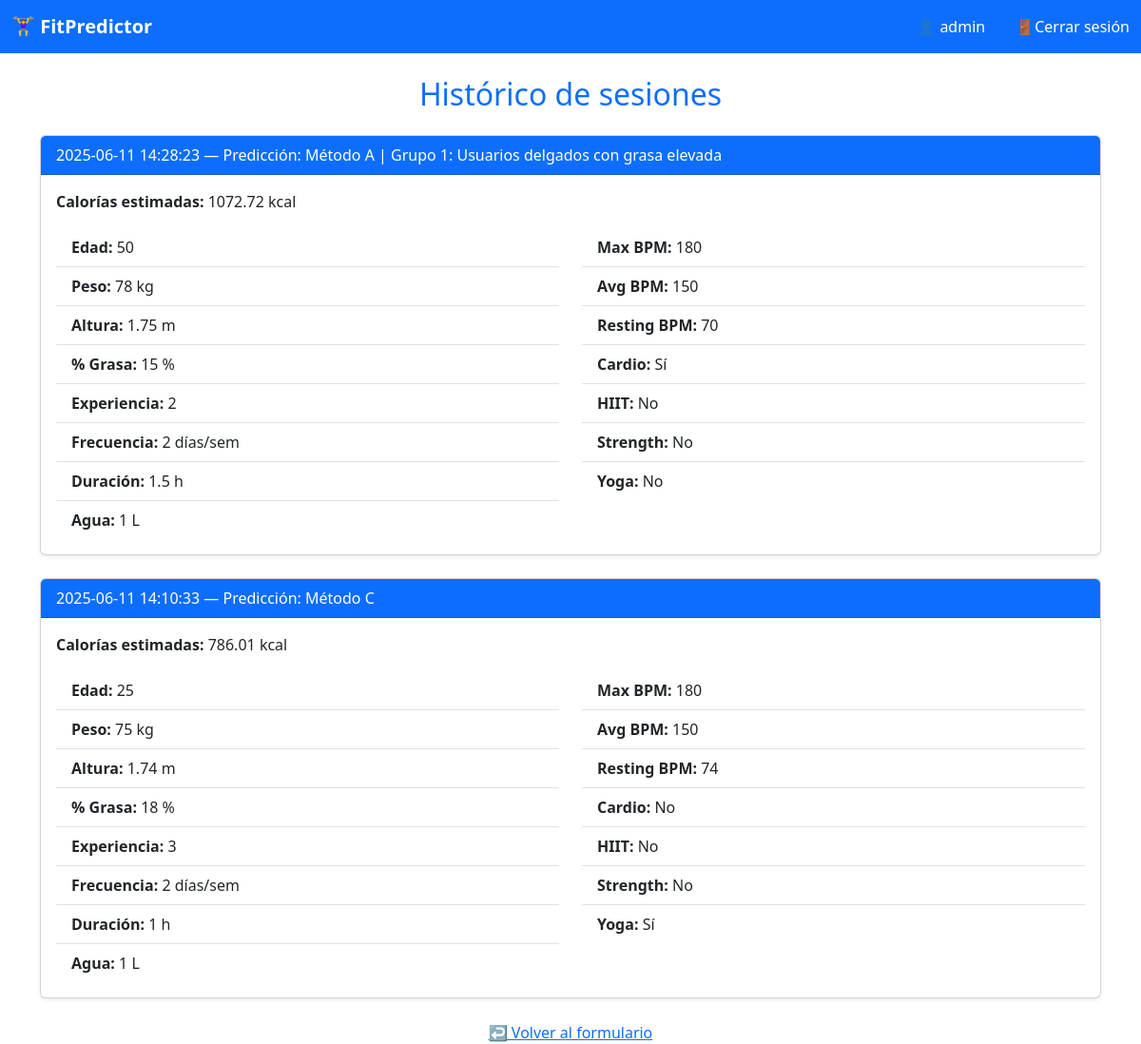
Screenshot of /historico.php (signed in) with the database file from the repository.
### tables this page shows
CREATE TABLE `historico` (
  `id` int(11) NOT NULL,
  `user_id` int(11) NOT NULL,
  `fecha` datetime DEFAULT current_timestamp(),
  `escenario` varchar(1) DEFAULT NULL,
  `cluster` int(11) DEFAULT NULL,
  `calorias` float DEFAULT NULL,
  `datos_json` text DEFAULT NULL
);

### www/historico.php (the view, shortened to what this page needs)
<?php
require_once __DIR__ . '\conexion.php';
include "header.php";
$stmt = $conn->prepare("SELECT * FROM historico WHERE user_id = ? ORDER BY fecha DESC");
$stmt->execute([$_SESSION['user_id']]);
$registros = $stmt->fetchAll();
?>
<!DOCTYPE html>
<html lang="es">
<head>
</head>
<div class="container mt-4">
    <h2 class="text-center text-primary mb-4">Histórico de sesiones</h2>
    <?php if (empty($registros)): ?>
        <div class="alert alert-info">Aún no has registrado ninguna sesión.</div>
    <?php else: ?>
        <?php
            $grupos_cluster = [
                0 => "Grupo 0: Usuarios intermedios y constantes",
                1 => "Grupo 1: Usuarios delgados con grasa elevada",
                2 => "Grupo 2: Usuarios con obesidad y baja frecuencia"
            ];
            foreach ($registros as $fila): ?>
            <?php $datos = json_decode($fila['datos_json'], true); ?>
            <div class="card mb-4 shadow-sm">
                <div class="card-header bg-primary text-white">
                <?php
                    echo $fila['fecha'] . " — Predicción: Método " . $fila['escenario'];
                    if (!is_null($fila['cluster']) && $fila['escenario'] === 'A') {
                        echo " | " . $grupos_cluster[$fila['cluster']] ?? "Cluster " . $fila['cluster'];
                    }
                ?>
                </div>
                <div class="card-body">
                    <p><strong>Calorías estimadas:</strong> <?= round($fila['calorias'], 2) ?> kcal</p>
                    <div class="row">
                        <div class="col-md-6">
                            <ul class="list-group list-group-flush">
                                <li class="list-group-item"><strong>Edad:</strong> <?= $datos['edad'] ?></li>
                                <li class="list-group-item"><strong>Peso:</strong> <?= $datos['peso'] ?> kg</li>
                                <li class="list-group-item"><strong>Altura:</strong> <?= $datos['altura'] ?> m</li>
                                <li class="list-group-item"><strong>% Grasa:</strong> <?= $datos['grasa'] ?> %</li>
                                <li class="list-group-item"><strong>Experiencia:</strong> <?= $datos['experiencia'] ?></li>
                                <li class="list-group-item"><strong>Frecuencia:</strong> <?= $datos['frecuencia'] ?> días/sem</li>
                                <li class="list-group-item"><strong>Duración:</strong> <?= $datos['duracion'] ?> h</li>
                                <li class="list-group-item"><strong>Agua:</strong> <?= $datos['agua'] ?> L</li>
                            </ul>
                        </div>
                        <div class="col-md-6">
                            <ul class="list-group list-group-flush">
                                <li class="list-group-item"><strong>Max BPM:</strong> <?= $datos['max_bpm'] ?></li>
                                <li class="list-group-item"><strong>Avg BPM:</strong> <?= $datos['avg_bpm'] ?></li>
                                <li class="list-group-item"><strong>Resting BPM:</strong> <?= $datos['resting_bpm'] ?></li>
                                <li class="list-group-item"><strong>Cardio:</strong> <?= $datos['cardio'] ? 'Sí' : 'No' ?></li>
                                <li class="list-group-item"><strong>HIIT:</strong> <?= $datos['hiit'] ? 'Sí' : 'No' ?></li>
                                <li class="list-group-item"><strong>Strength:</strong> <?= $datos['strength'] ? 'Sí' : 'No' ?></li>
                                <li class="list-group-item"><strong>Yoga:</strong> <?= $datos['yoga'] ? 'Sí' : 'No' ?></li>
                            </ul>
                        </div>
                    </div>
                </div>
            </div>
        <?php endforeach; ?>
    <?php endif; ?>
    <div class="text-center mt-3">
        <a href="index.php">↩️ Volver al formulario</a>
    </div>
</div>

### rows the page displays
historico: fecha "2025-06-11 14:28:23", escenario "A", cluster "| Grupo 1: Usuarios delgados con grasa elevada", calorias "1072.72", datos_json "50", datos_json "78", datos_json "1.75", datos_json "15", datos_json "2", datos_json "1.5", datos_json "1", datos_json "180", datos_json "150", datos_json "70", shows "Sí", shows "No"
historico: fecha "2025-06-11 14:10:33", escenario "C", calorias "786.01", datos_json "25", datos_json "75", datos_json "1.74", datos_json "18", datos_json "3", datos_json "2", datos_json "1", datos_json "180", datos_json "150", datos_json "74", shows "No", shows "Sí"

### other values shown
$_SESSION['username'] "admin"
